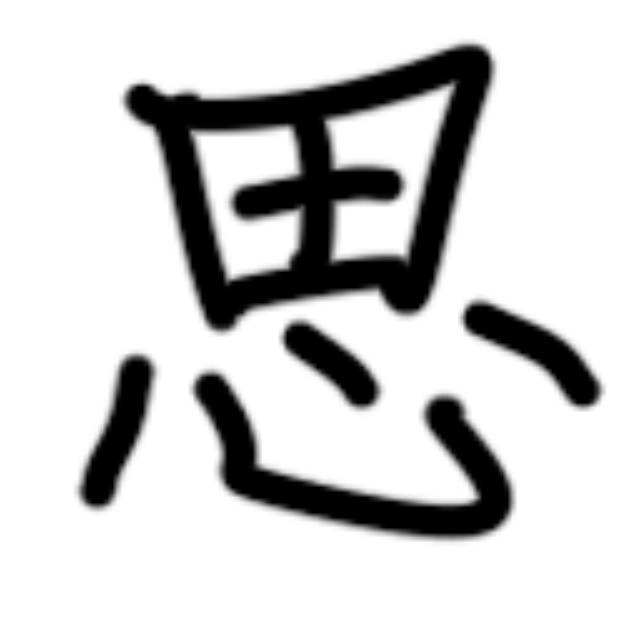
#> input picture VisualizePixelDifference/Data/si_simulation/si_init_simpleBrush.png, 640 x 640 px
$ python overlaySvgSimulated.py
#> lines starting #> are read from the running program, lines starting #| are printed output that depends on the picture
from PIL import Image
import cv2

# im = Image.open("resized_result_SI_scanned.png")
# im.save("resized_result_SI_scanned.png")

# set up filenames for reading files later
original_filename = '../Data/si_simulation/original_SI_from_SVG.png'
simple_brush_init_filename = '../Data/si_simulation/si_init_simpleBrush.png'
simple_brush_opt_filename = '../Data/si_simulation/si_opt_simpleBrush.png'
dynamic_brush_init_filename = '../Data/si_simulation/simu_init_dynamicBrush.png'
dynamic_brush_opt_filename = '../Data/si_simulation/simu_opt_dynamicBrush.png'

# read images
original = cv2.imread(original_filename)
simple_brush_init = cv2.imread(simple_brush_init_filename)
#> simple_brush_init is the input picture: shape (640, 640, 3); min 0, max 255, mean 208.8
simple_brush_opt = cv2.imread(simple_brush_opt_filename)
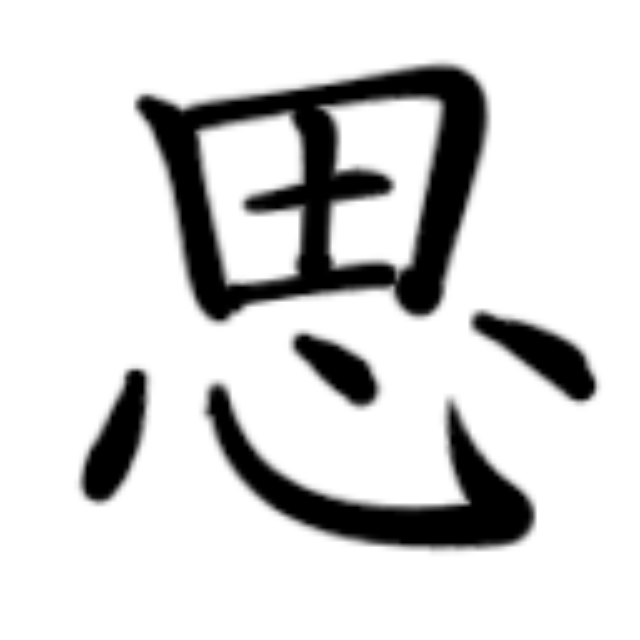
#> input picture VisualizePixelDifference/Data/si_simulation/si_opt_simpleBrush.png, 640 x 640 px
#> simple_brush_opt is the input picture: shape (640, 640, 3); min 0, max 255, mean 214.2
dynamic_brush_init = cv2.imread(dynamic_brush_init_filename)
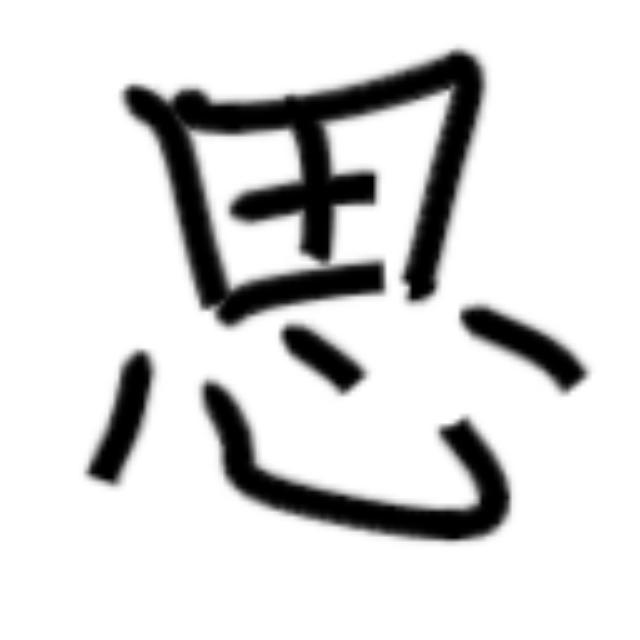
#> input picture VisualizePixelDifference/Data/si_simulation/simu_init_dynamicBrush.png, 640 x 640 px
#> dynamic_brush_init is the input picture: shape (640, 640, 3); min 0, max 255, mean 217.4
dynamic_brush_opt = cv2.imread(dynamic_brush_opt_filename)
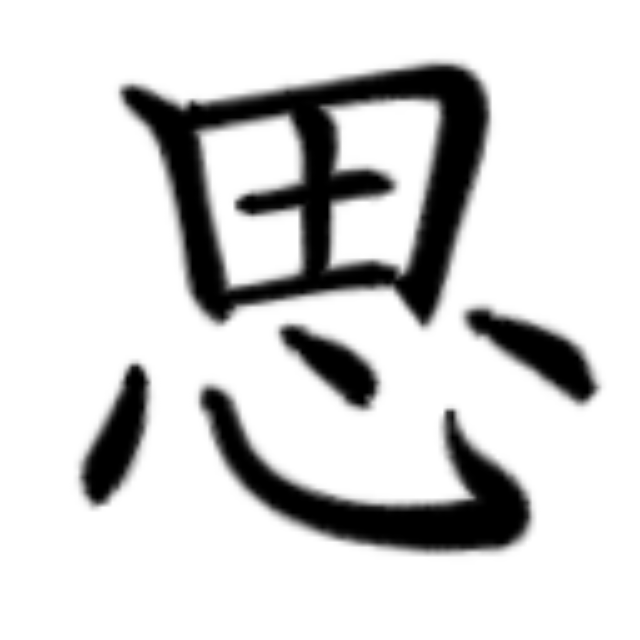
#> input picture VisualizePixelDifference/Data/si_simulation/simu_opt_dynamicBrush.png, 640 x 640 px
#> dynamic_brush_opt is the input picture: shape (640, 640, 3); min 0, max 255, mean 212.3

# resize images
dim = (128, 128)
simple_brush_init = cv2.resize(simple_brush_init, dim, interpolation=cv2.INTER_NEAREST)
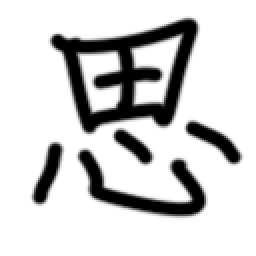
#> simple_brush_init: shape (128, 128, 3) (shown 2 times larger); min 0, max 255, mean 208.8
simple_brush_opt = cv2.resize(simple_brush_opt, dim, interpolation=cv2.INTER_NEAREST)
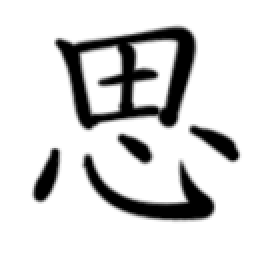
#> simple_brush_opt: shape (128, 128, 3) (shown 2 times larger); min 0, max 255, mean 214.2
dynamic_brush_init = cv2.resize(dynamic_brush_init, dim, interpolation=cv2.INTER_NEAREST)
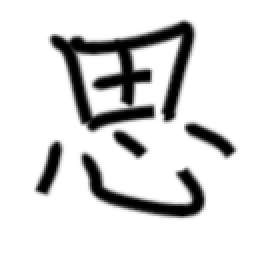
#> dynamic_brush_init: shape (128, 128, 3) (shown 2 times larger); min 0, max 255, mean 217.4
dynamic_brush_opt = cv2.resize(dynamic_brush_opt, dim, interpolation=cv2.INTER_NEAREST)
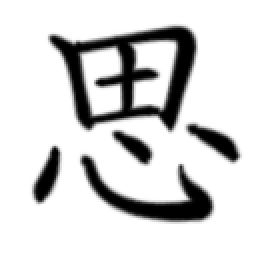
#> dynamic_brush_opt: shape (128, 128, 3) (shown 2 times larger); min 0, max 255, mean 212.3

# save the resized images for calculating pixel difference later
cv2.imwrite('./resized_SI/resized_SI_original.png',           original)
cv2.imwrite('./resized_SI/resized_SI_simple_brush_init.png',  simple_brush_init)
cv2.imwrite('./resized_SI/resized_SI_simple_brush_opt.png',   simple_brush_opt)
cv2.imwrite('./resized_SI/resized_SI_dynamic_brush_init.png', dynamic_brush_init)
cv2.imwrite('./resized_SI/resized_SI_dynamic_brush_opt.png',  dynamic_brush_opt)

#> (the run stopped early here; a loop or call above may not have finished)
